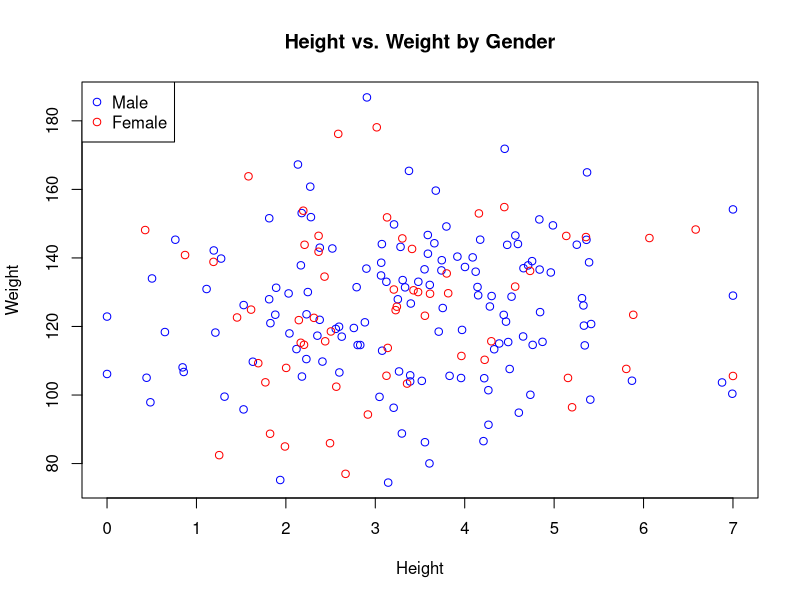
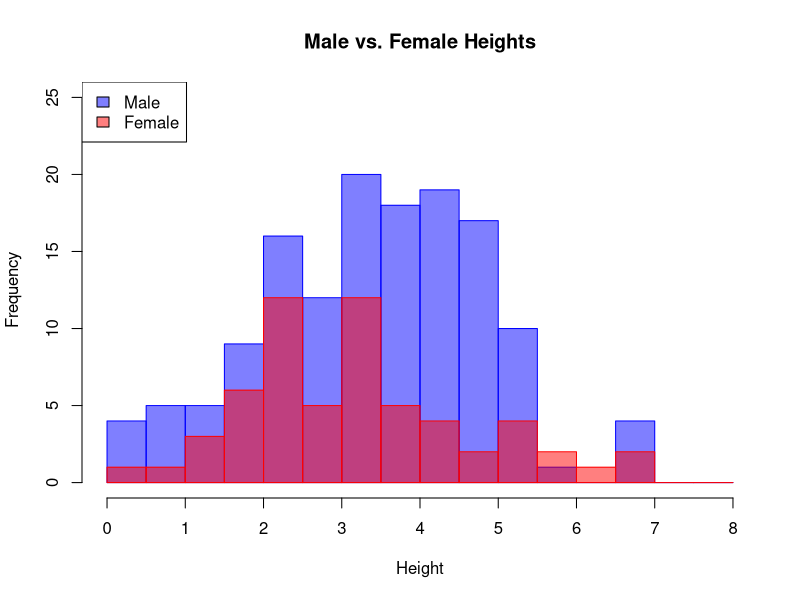
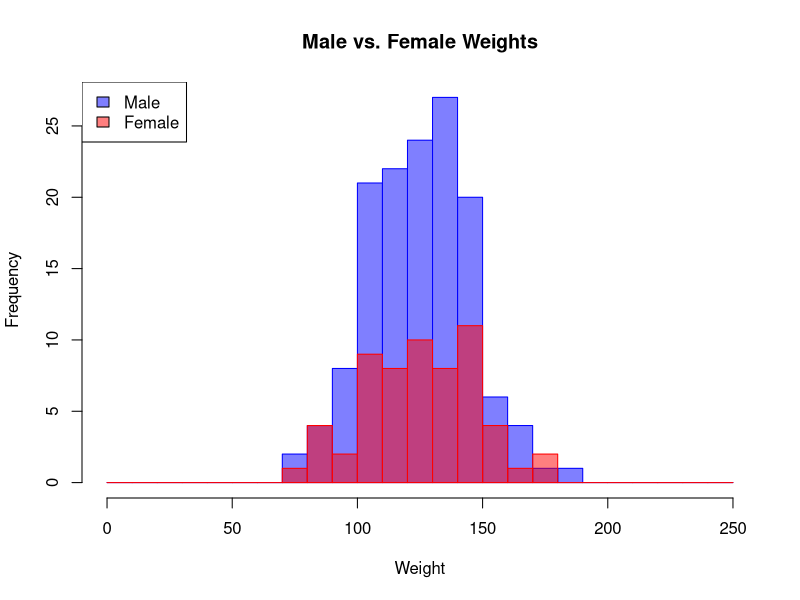

The R script that drew these images, in order:
n = 200 
min_height = 0
max_height = 7
min_weight = 0
max_weight = 250

mean_height = (min_height + max_height)/ 2
mean_weight = (min_weight + max_weight)/ 2

sd_height = 1.5
sd_weight = 20

num_male = round(n * 0.7)
num_female = n - num_male

male_heights = rnorm(num_male, mean_height, sd_height)
male_heights = pmax(min_height, pmin(max_height, male_heights))
male_weights = rnorm(num_male, mean_weight, sd_weight)
male_weights = pmax(min_weight, pmin(max_weight, male_weights))

female_heights = rnorm(num_female, mean_height, sd_height)
female_heights = pmax(min_height, pmin(max_height, female_heights))
female_weights = rnorm(num_female, mean_weight, sd_weight)
female_weights = pmax(min_weight, pmin(max_weight, female_weights))

heights = c(male_heights, female_heights)
weights = c(male_weights, female_weights)
genders = c(rep("Male", num_male), rep("Female", num_female))

myNewData = data.frame(Height = heights, Weight = weights, Gender = genders)

male_mean_height = mean(myNewData$Height[myNewData$Gender == "Male"])
male_mean_weight = mean(myNewData$Weight[myNewData$Gender == "Male"])
male_sd_height = sd(myNewData$Height[myNewData$Gender == "Male"])
male_sd_weight = sd(myNewData$Weight[myNewData$Gender == "Male"])
male_median_height = median(myNewData$Height[myNewData$Gender == "Male"])
male_median_weight = median(myNewData$Weight[myNewData$Gender == "Male"])
male_min_height = min(myNewData$Height[myNewData$Gender == "Male"])
male_min_weight = min(myNewData$Weight[myNewData$Gender == "Male"])
male_max_height = max(myNewData$Height[myNewData$Gender == "Male"])
male_max_weight = max(myNewData$Weight[myNewData$Gender == "Male"])


cat("\nMale Statistics:\n")
cat("Height:\n")
cat("Mean:",male_mean_height,"\n")
cat("Standard Deviation:",male_sd_height,"\n")
cat("Median:",male_median_height,"\n")
cat("Min:",male_min_height,"\n")
cat("Max:",male_max_height,"\n")

cat("\nWeight:\n")
cat("Mean:",male_mean_weight,"\n")
cat("Standard Deviation:",male_sd_weight,"\n")
cat("Median:",male_median_weight,"\n")
cat("Min:",male_min_weight,"\n")
cat("Max:",male_max_weight,"\n")

female_mean_height = mean(myNewData$Height[myNewData$Gender == "Female"])
female_mean_weight = mean(myNewData$Weight[myNewData$Gender == "Female"])
female_sd_height = sd(myNewData$Height[myNewData$Gender == "Female"])
female_sd_weight = sd(myNewData$Weight[myNewData$Gender == "Female"])
female_median_height = median(myNewData$Height[myNewData$Gender == "Female"])
female_median_weight = median(myNewData$Weight[myNewData$Gender == "Female"])
female_min_height = min(myNewData$Height[myNewData$Gender == "Female"])
female_min_weight = min(myNewData$Weight[myNewData$Gender == "Female"])
female_max_height = max(myNewData$Height[myNewData$Gender == "Female"])
female_max_weight = max(myNewData$Weight[myNewData$Gender == "Female"])

cat("\nFemale Statistics:\n")
cat("Height:\n")
cat("Mean:",female_mean_height,"\n")
cat("Standard Deviation:",female_sd_height,"\n")
cat("Median:",female_median_height,"\n")
cat("Min:",female_min_height,"\n")
cat("Max:",female_max_height,"\n")

cat("\nWeight:\n")
cat("Mean:",female_mean_weight,"\n")
cat("Standard Deviation:",female_sd_weight,"\n")
cat("Median:",female_median_weight,"\n")
cat("Min:",female_min_weight,"\n")
cat("Max:",female_max_weight,"\n")

height_weight_covariance = cov(myNewData$Height, myNewData$Weight)

cat("\nCovariance between Height and Weight:\n")
cat(height_weight_covariance,"\n")


windows()
plot(myNewData$Height, myNewData$Weight, col = ifelse(myNewData$Gender == "Male", "blue", "red"), 
     xlab = "Height", ylab = "Weight", main = "Height vs. Weight by Gender")
legend("topleft", legend = c("Male", "Female"), col = c("blue", "red"), pch = 1)

write.csv(myNewData, file = "myNewData.csv", row.names = FALSE)

#plotting histograms by superimposing them on each other for male vs female for heights and weights respectively
windows()
par(mfrow = c(1, 1))

hist(myNewData$Height[myNewData$Gender == "Male"], col = rgb(0, 0, 1, 0.5), xlab = "Height", main = "Male vs. Female Heights", ylim=c(0, 25), xlim=c(0, 8), 
     border = "blue", breaks = seq(0, 8, by = 0.5), 
     xaxt = "n", yaxt = "n", axes = FALSE)

hist(myNewData$Height[myNewData$Gender == "Female"], col = rgb(1, 0, 0, 0.5), xlab = "", add = TRUE, 
     border = "red", breaks = seq(0, 8, by = 0.5), axes = FALSE)

axis(1, at = seq(0, 8, by = 1), labels = TRUE, col.axis = "black")
axis(2, at = seq(0, 25, by = 5), labels = TRUE, col.axis = "black")
legend("topleft", legend = c("Male", "Female"), fill = c(rgb(0, 0, 1, 0.5), rgb(1, 0, 0, 0.5)))


windows()
par(mfrow = c(1, 1))

hist(myNewData$Weight[myNewData$Gender == "Male"], col = rgb(0, 0, 1, 0.5), xlab = "Weight", main = "Male vs. Female Weights", 
     xlim = c(0, 250), border = "blue", breaks = seq(0, 250, by = 10), xaxt = "n", yaxt = "n", axes = FALSE)

hist(myNewData$Weight[myNewData$Gender == "Female"], col = rgb(1, 0, 0, 0.5), xlab = "", add = TRUE, 
     border = "red", breaks = seq(0, 250, by = 10), axes = FALSE)

axis(1, at = seq(0, 250, by = 50), labels = TRUE, col.axis = "black")
axis(2, labels = TRUE, col.axis = "black")
legend("topleft", legend = c("Male", "Female"), fill = c(rgb(0, 0, 1, 0.5), rgb(1, 0, 0, 0.5)))


